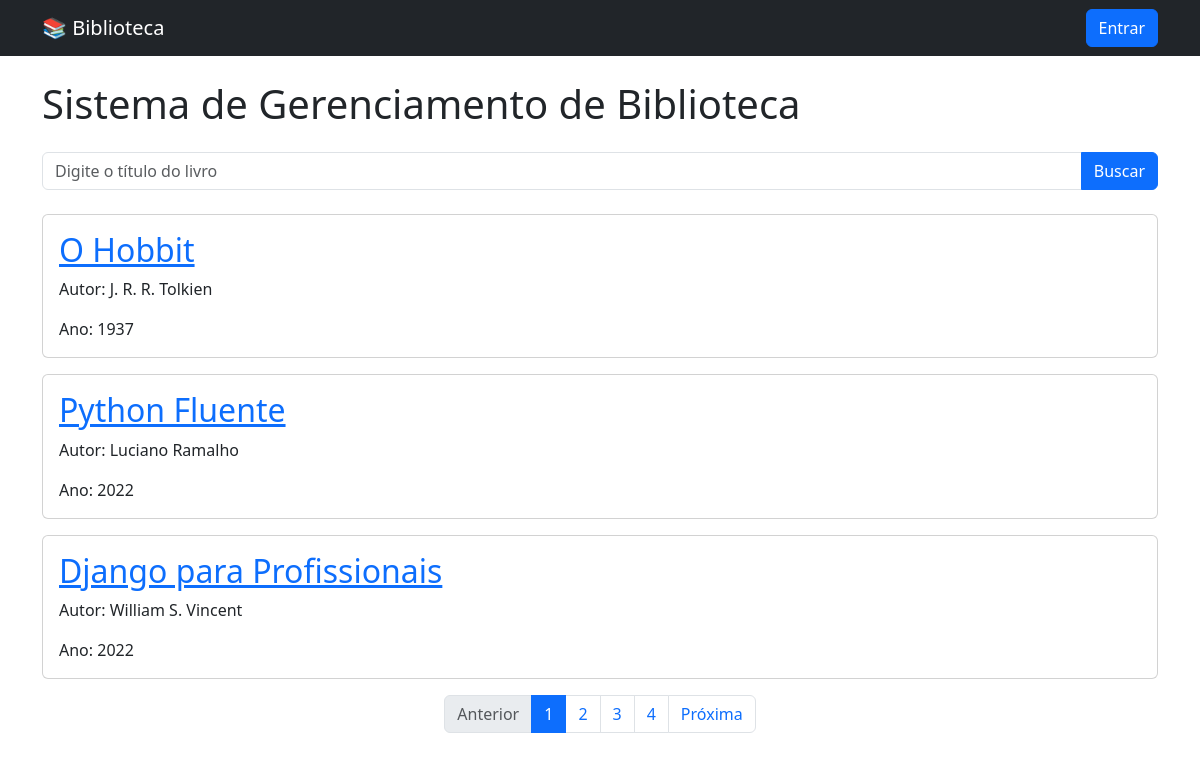
Screenshot of /livros/ with the database file from the repository.
### livros/models.py (models this page shows, shortened)
class Livro(models.Model):
    titulo = models.CharField(max_length=100)
    autor = models.CharField(max_length=100)
    ano_publicacao = models.IntegerField()

### livros/views.py (the view)
# urls.py: path('', views.lista_livros, name='lista_livros'),
def lista_livros(request):
    busca = request.GET.get('busca')
    livros = Livro.objects.all()
    if busca:
        livros = livros.filter(titulo__icontains=busca)
    paginator = Paginator(livros, 3)
    pagina = request.GET.get('pagina')
    livros = paginator.get_page(pagina)
    contexto = {
        'livros': livros
    }
    return render(request, 'livros/lista_livros.html', contexto)

### livros/templates/livros/lista_livros.html (shortened to what this page needs)
{% extends 'livros/base.html' %}
{% block content %}
<h1 class="mb-4">
    Sistema de Gerenciamento de Biblioteca
</h1>
<form method="GET" class="mb-4">
    <div class="input-group">
        <input
            type="text"
            name="busca"
            class="form-control"
            placeholder="Digite o título do livro"
            value="{{ busca|default:'' }}"
        >
        <button class="btn btn-primary" type="submit">
            Buscar
        </button>
    </div>
</form>
{% for livro in livros %}
    <div class="card mb-3">
        <div class="card-body">
            <a href="{% url 'detalhe_livro' livro.id %}">
                <h2 class="card-title">
                    {{ livro.titulo }}
                </h2>
            </a>
            <p class="card-text">
                Autor: {{ livro.autor }}
            </p>
            <p class="card-text">
                Ano: {{ livro.ano_publicacao }}
            </p>
        </div>
    </div>
{% empty %}
    <div class="alert alert-warning">
        Nenhum livro encontrado.
    </div>
{% endfor %}
<nav aria-label="Paginação">
    <ul class="pagination justify-content-center">
        {% if livros.has_previous %}
            <li class="page-item">
                <a class="page-link"
                   href="?pagina={{ livros.previous_page_number }}&busca={{ busca }}">
                    Anterior
                </a>
            </li>
        {% else %}
            <li class="page-item disabled">
                <span class="page-link">
                    Anterior
                </span>
            </li>
        {% endif %}
        {% for num in livros.paginator.page_range %}
            {% if livros.number == num %}
                <li class="page-item active">
                    <span class="page-link">
                        {{ num }}
                    </span>
                </li>
            {% else %}
                <li class="page-item">
                    <a class="page-link" href="?pagina={{ num }}&busca={{ busca }}">
                        {{ num }}
                    </a>
                </li>
            {% endif %}
        {% endfor %}
        {% if livros.has_next %}
            <li class="page-item">
                <a class="page-link"
                  href="?pagina={{ livros.next_page_number }}&busca={{ busca }}">
                    Próxima
                </a>
            </li>
        {% else %}
            <li class="page-item disabled">
                <span class="page-link">
                    Próxima
                </span>
            </li>
        {% endif %}
    </ul>
</nav>
{% endblock %}

### rows the page displays
Livro: titulo "O Hobbit", autor "J. R. R. Tolkien", ano_publicacao "1937"
Livro: titulo "Python Fluente", autor "Luciano Ramalho", ano_publicacao "2022"
Livro: titulo "Django para Profissionais", autor "William S. Vincent", ano_publicacao "2022"

### other values shown
{{ num }} "1"
{{ num }} "2" "3" "4"
